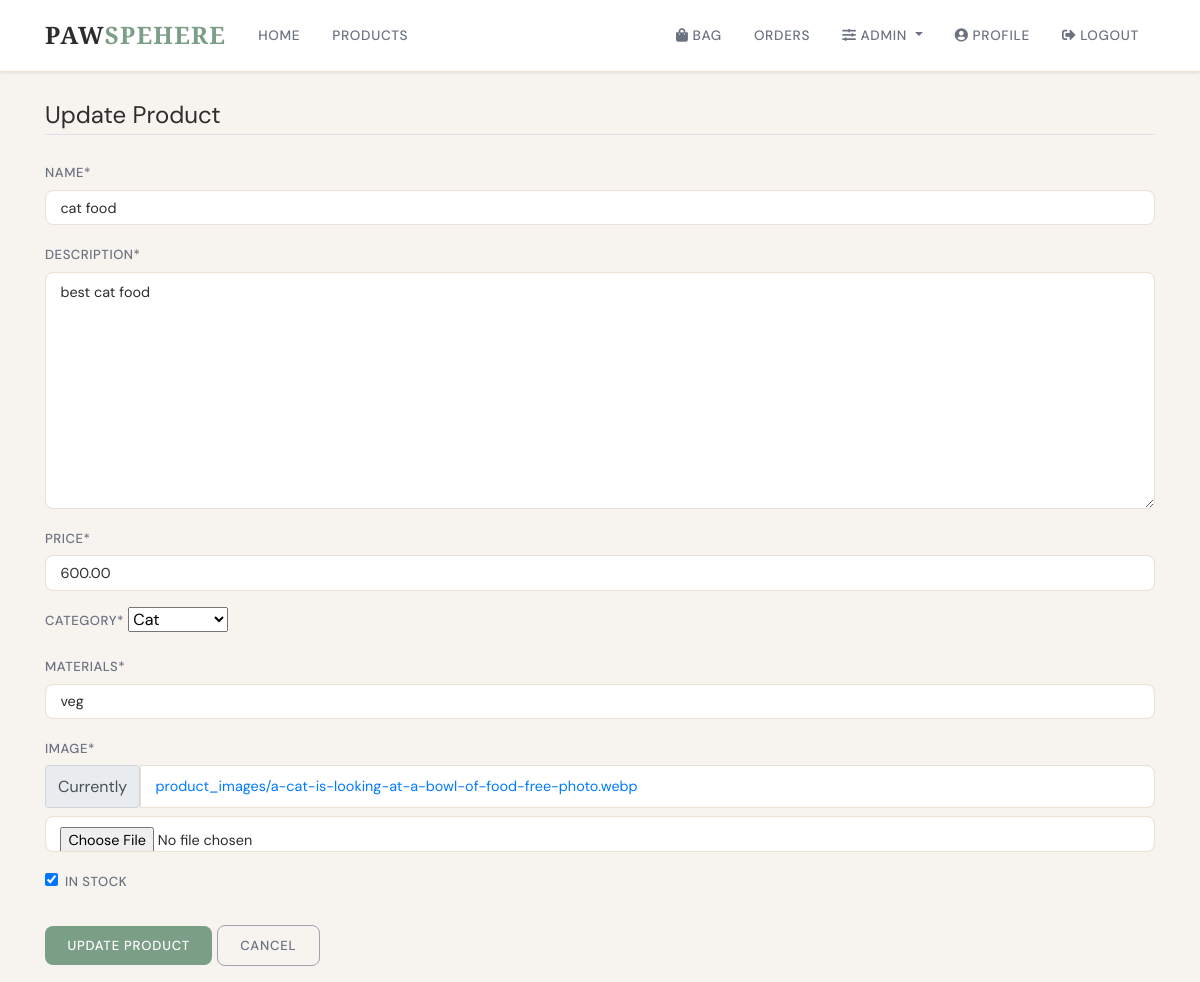
The app's page /products/5/update/ (signed in) with its own data.
### products/models.py (models this page shows, shortened)
class Product(models.Model):
    name = models.CharField(max_length=200)
    description = models.TextField()
    price = models.DecimalField(max_digits=10, decimal_places=2)
    category = models.ForeignKey(
        Category,
        on_delete=models.CASCADE,
        related_name="products",
    )
    materials = models.CharField(max_length=255)
    image = models.ImageField(
        upload_to="product_images",
        default="default_product.jpg",
    )
    seller = models.ForeignKey(User, on_delete=models.CASCADE)
    date_posted = models.DateTimeField(auto_now_add=True)
    in_stock = models.BooleanField(default=True)

class Category(models.Model):
    name = models.CharField(max_length=100)
    description = models.TextField(blank=True, null=True)
    def __str__(self):
        return self.name
    class Meta:
        verbose_name_plural = "Categories"

### products/views.py (the view, shortened to what this page needs)
# urls.py: path('products/<int:pk>/update/', ProductUpdateView.as_view(), name='product-update'),
class ProductUpdateView(LoginRequiredMixin, UserPassesTestMixin, UpdateView):
    model = Product
    template_name = 'products/product_form.html'
    fields = ['name', 'description', 'price', 'category', 'materials', 'image', 'in_stock']
    def test_func(self):
        return is_admin(self.request.user)
    def get_context_data(self, **kwargs):
        context = super().get_context_data(**kwargs)
        context['title'] = 'Update Product'
        context['button_text'] = 'Update Product'
        return context

### cart/context_processors.py (called while the page is built)
def cart_counter(request):
    if request.user.is_authenticated:
        cart_count = CartItem.objects.filter(user=request.user).count()
        return {'cart_count': cart_count}
    return {'cart_count': 0}

### products/views.py (called while the page is built)
def is_admin(user):
    return user.is_superuser

### templates/products/product_form.html (shortened to what this page needs)
{% extends "base.html" %}
{% load crispy_forms_tags %}
{% block content %}
    <div class="content-section">
        <form method="POST" enctype="multipart/form-data">
            <fieldset class="form-group">
                <legend class="border-bottom mb-4">{{ button_text }}</legend>
                {{ form|crispy }}
            </fieldset>
            <div class="form-group">
                <button class="btn btn-primary" type="submit">{{ button_text }}</button>
                <a class="btn btn-outline-secondary" href="{% url 'products' %}">Cancel</a>
            </div>
        </form>
    </div>
{% endblock content %}

### templates/base.html (style rules this page uses)
:root { --cream: #F7F3EE; --white: #FFFFFF; --sage: #7B9E87; --sage-light: #A8C4B0; --sage-dark: #5C7D67; --terracotta: #C17F5A; --terracotta-light: #D4956E; --sand: #E8D5BA; --sand-light: #F2E8D9; --charcoal: #2D2D2D; --gray-600: #6B7280; --gray-400: #9CA3AF; --gray-200: #E5E7EB; --border: #EAE0D5; --shadow-sm: 0 1px 3px rgba(0,0,0,0.06), 0 1px 2px rgba(0,0,0,0.04); --shadow-md: 0 4px 12px rgba(0,0,0,0.08); --shadow-lg: 0 10px 30px rgba(0,0,0,0.10); --radius: 12px; --radius-sm: 8px; }
* { box-sizing: border-box; margin: 0; padding: 0; }
html { scroll-behavior: smooth; }
body { background-color: var(--cream); font-family: 'DM Sans', sans-serif; color: var(--charcoal); line-height: 1.6; min-height: 100vh; display: flex; flex-direction: column; padding-top: 72px; }
.btn { font-family: 'DM Sans', sans-serif; font-size: 0.82rem; font-weight: 500; letter-spacing: 0.06em; text-transform: uppercase; border-radius: var(--radius-sm); padding: 0.6rem 1.4rem; transition: all 0.25s ease; border: none; }
.btn-primary { background-color: var(--sage); color: white; }
.btn-outline-secondary { background: transparent; border: 1.5px solid var(--gray-400); color: var(--gray-600); }
.form-control { border: 1px solid var(--border); border-radius: var(--radius-sm); padding: 0.6rem 0.9rem; font-size: 0.9rem; background-color: var(--white); color: var(--charcoal); transition: border-color 0.2s, box-shadow 0.2s; }
label { font-size: 0.82rem; font-weight: 500; letter-spacing: 0.04em; text-transform: uppercase; color: var(--gray-600); margin-bottom: 0.4rem; }

### records on screen
Product: name "cat food", description "best cat food", price "600.00", category "Cat", materials "veg", in_stock "☑"

### other values on screen
{{ button_text }} "Update Product"
{{ button_text }} "UPDATE PRODUCT"
